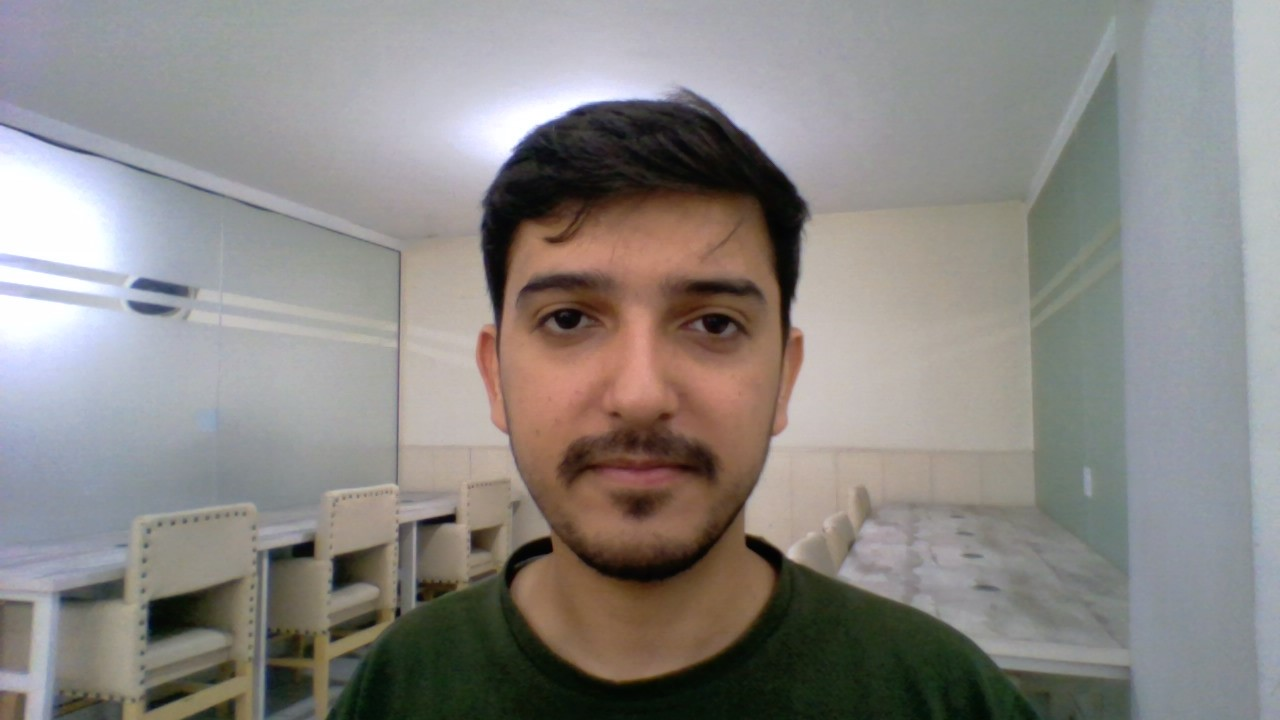
#> input picture face.jpg, 1280 x 720 px
$ python -i face_recog.py   (imports and definitions only)
#> lines starting #> are read from the running program, lines starting #| are printed output that depends on the picture
from typing import Dict, Any
from pathlib import Path

import cv2
import numpy as np

# ---- Paths ----
BASE_DIR = Path(__file__).parent
MODEL_PATH = BASE_DIR / "models" / "lbph_face_model.yml"
LABELS_PATH = BASE_DIR / "models" / "lbph_labels.txt"

# ---- Face detector ----
CASCADE = cv2.CascadeClassifier(cv2.data.haarcascades + "haarcascade_frontalface_default.xml")

# ---- Load recognizer + labels once ----
# [8 lines not run here, left out]

RECOGNIZER = cv2.face.LBPHFaceRecognizer_create()
# [1 line not run here, left out]

# ---- Threshold (tune if needed) ----
# Lower distance = better match. Typical decent range ~30-80 depending on data.
UNKNOWN_THRESHOLD = 65.0


def recognize_face(image_bytes: bytes) -> Dict[str, Any]:
    if not image_bytes or len(image_bytes) < 1000:
        return {"ok": False, "reason": "empty_image"}

    arr = np.frombuffer(image_bytes, dtype=np.uint8)
    img = cv2.imdecode(arr, cv2.IMREAD_COLOR)
    if img is None:
        return {"ok": False, "reason": "decode_failed"}

    gray = cv2.cvtColor(img, cv2.COLOR_BGR2GRAY)

    # Camera covered / too dark
    if float(np.mean(gray)) < 15.0:
        return {"ok": False, "reason": "frame_too_dark"}

    faces = CASCADE.detectMultiScale(gray, scaleFactor=1.1, minNeighbors=5, minSize=(80, 80))
    if len(faces) == 0:
        return {"ok": False, "reason": "no_face"}

    # Use largest face
    x, y, w, h = max(faces, key=lambda f: f[2] * f[3])
    roi = gray[y:y+h, x:x+w]
    roi = cv2.resize(roi, (200, 200))
    roi = cv2.equalizeHist(roi)

    pred_id, dist = RECOGNIZER.predict(roi)
    dist = float(dist)

    if pred_id < 0 or pred_id >= len(ID2LABEL):
        return {"ok": False, "reason": "unknown_face"}

    name = ID2LABEL[pred_id]

    # Reject unknowns by distance
    if dist > UNKNOWN_THRESHOLD:
        return {"ok": False, "reason": "unknown_face", "distance": dist}

    # Convert distance to a simple confidence-ish score (0..1)
    confidence = float(max(0.0, min(0.99, 1.0 - (dist / UNKNOWN_THRESHOLD))))

    return {"ok": True, "name": name, "confidence": confidence, "distance": dist}

>>> import cv2
>>> picture = cv2.imread('face.jpg', cv2.IMREAD_GRAYSCALE)
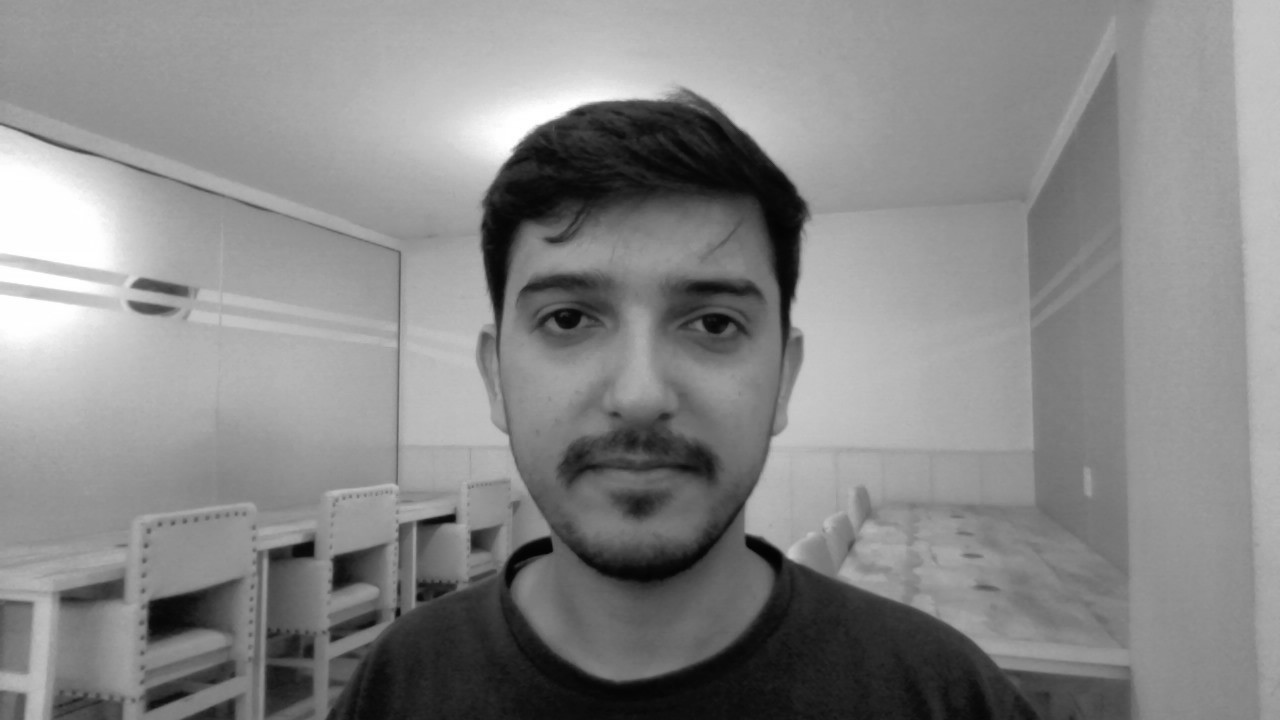
#> picture: shape (720, 1280); min 0, max 255, mean 135.6
#> (the run stopped early here; a loop or call above may not have finished)
